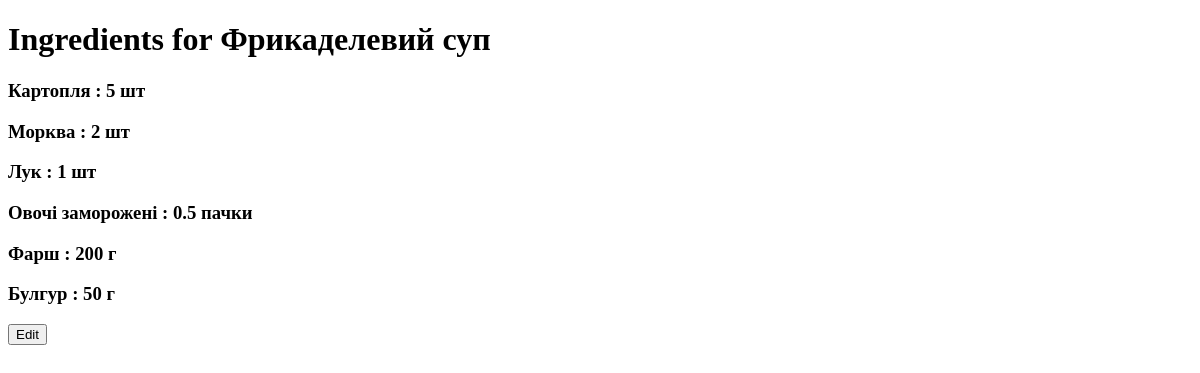
Page /dish/Фрикаделевий суп/ on the earlier database version.
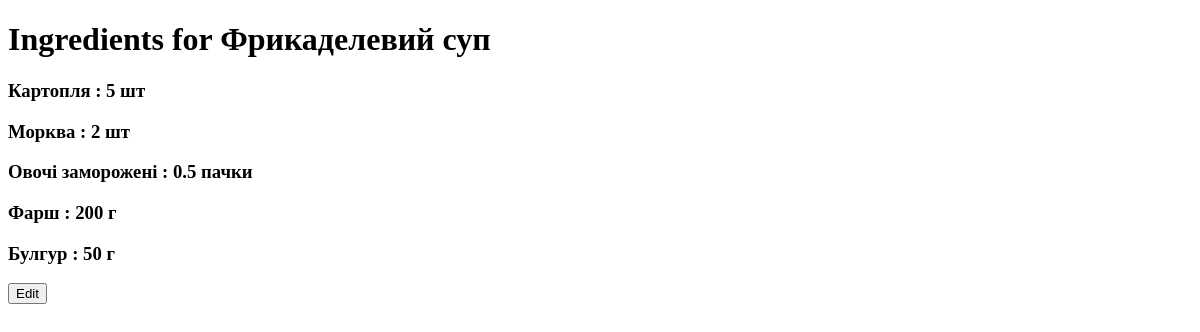
Same page on the later database version.
### databases.py (models this page shows)
class IngrToDish(Model):
    ingredient = ForeignKeyField(Ingridient)
    how_much_ingr = CharField()
    dish = ForeignKeyField(Dish, backref="ingredients")
    class Meta:
        database = db

class Ingridient(Model):
    name = CharField(unique=True)
    where_to_buy = CharField(choices=(
        ('Bedronka', 'Bedronka'),
        ('Kredens', 'Kredens'),
        ('Delivery', 'Delivery')
    ))
    class Meta:
        database = db

### app.py (the view)
@app.route("/dish/<dish_name>/")
@error_catcher
def dish(dish_name):
    dish = DishManager(dish_name)
    return render_template("dish.html", dish=dish)

### work_with_db.py (called while the page is built)
    def get_ingredients(self):
        return self.dish_obj.ingredients

### templates/dish.html (shortened to what this page needs)
<!DOCTYPE html>
<html>
<head>
</head>
<body>
<h1>Ingredients for {{dish.dish_obj.name}}</h1>
{% for ingredient in dish.get_ingredients() %}
	<h3>{{ingredient.ingredient.name}} : {{ingredient.how_much_ingr}}</h3>
{% endfor %}
<form action="/dish/edit/{{dish.dish_obj.name}}" >
<button >Edit </button>
</form>
</body>
</html>

Differences in the rows shown:
removed IngrToDish: ingredient.name "Лук", how_much_ingr "1 шт"
